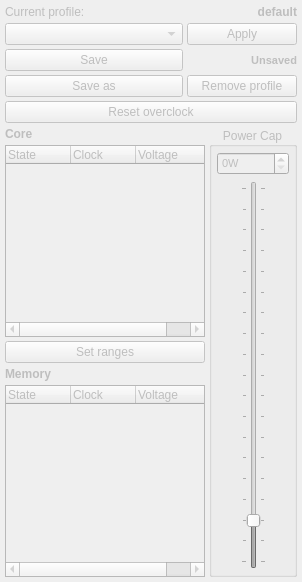
          <widget class="QWidget" name="tab_ocTable">
           <property name="enabled">
            <bool>false</bool>
           </property>
           <attribute name="title">
            <string>States table</string>
           </attribute>
           <layout class="QGridLayout" name="gridLayout_20" columnstretch="0,0,1">
            <property name="leftMargin">
             <number>5</number>
            </property>
            <property name="topMargin">
             <number>5</number>
            </property>
            <property name="rightMargin">
             <number>5</number>
            </property>
            <property name="bottomMargin">
             <number>5</number>
            </property>
            <property name="spacing">
             <number>4</number>
            </property>
            <item row="0" column="0" colspan="2">
             <layout class="QGridLayout" name="gridLayout_13">
              <item row="1" column="1">
               <widget class="QPushButton" name="btn_applyOcTable">
                <property name="maximumSize">
                 <size>
                  <width>110</width>
                  <height>16777215</height>
                 </size>
                </property>
                <property name="text">
                 <string>Apply</string>
                </property>
               </widget>
              </item>
              <item row="0" column="1">
               <widget class="QLabel" name="l_currentOcProfile">
                <property name="font">
                 <font>
                  <weight>75</weight>
                  <bold>true</bold>
                 </font>
                </property>
                <property name="text">
                 <string>default</string>
                </property>
                <property name="alignment">
                 <set>Qt::AlignRight|Qt::AlignTrailing|Qt::AlignVCenter</set>
                </property>
               </widget>
              </item>
              <item row="0" column="0">
               <widget class="QLabel" name="label_19">
                <property name="text">
                 <string>Current profile:</string>
                </property>
               </widget>
              </item>
              <item row="1" column="0">
               <widget class="QComboBox" name="combo_ocProfiles"/>
              </item>
              <item row="2" column="0">
               <widget class="QPushButton" name="btn_saveOcProfile">
                <property name="text">
                 <string>Save</string>
                </property>
               </widget>
              </item>
              <item row="3" column="0">
               <widget class="QPushButton" name="btn_saveOcProfileAs">
                <property name="text">
                 <string>Save as</string>
                </property>
               </widget>
              </item>
              <item row="3" column="1">
               <widget class="QPushButton" name="btn_removeOcProfile">
                <property name="text">
                 <string>Remove profile</string>
                </property>
               </widget>
              </item>
              <item row="4" column="0" colspan="2">
               <widget class="QPushButton" name="btn_resetOcTable">
                <property name="text">
                 <string>Reset overclock</string>
                </property>
               </widget>
              </item>
              <item row="2" column="1">
               <widget class="QLabel" name="l_ocProfileUnsavedInficator">
                <property name="font">
                 <font>
                  <pointsize>8</pointsize>
                  <weight>75</weight>
                  <bold>true</bold>
                 </font>
                </property>
                <property name="text">
                 <string>Unsaved</string>
                </property>
                <property name="alignment">
                 <set>Qt::AlignRight|Qt::AlignTrailing|Qt::AlignVCenter</set>
                </property>
               </widget>
              </item>
             </layout>
            </item>
            <item row="1" column="0">
             <widget class="QLabel" name="l_ocTableTitle">
              <property name="maximumSize">
               <size>
                <width>200</width>
                <height>16777215</height>
               </size>
              </property>
              <property name="font">
               <font>
                <weight>75</weight>
                <bold>true</bold>
               </font>
              </property>
              <property name="text">
               <string>Core</string>
              </property>
             </widget>
            </item>
            <item row="2" column="0">
             <widget class="QTreeWidget" name="list_coreStates">
              <property name="minimumSize">
               <size>
                <width>200</width>
                <height>0</height>
               </size>
              </property>
              <property name="maximumSize">
               <size>
                <width>200</width>
                <height>16777215</height>
               </size>
              </property>
              <property name="alternatingRowColors">
               <bool>false</bool>
              </property>
              <property name="indentation">
               <number>2</number>
              </property>
              <attribute name="headerCascadingSectionResizes">
               <bool>false</bool>
              </attribute>
              <attribute name="headerDefaultSectionSize">
               <number>65</number>
              </attribute>
              <column>
               <property name="text">
                <string>State</string>
               </property>
              </column>
              <column>
               <property name="text">
                <string>Clock</string>
               </property>
              </column>
              <column>
               <property name="text">
                <string>Voltage</string>
               </property>
              </column>
             </widget>
            </item>
            <item row="3" column="0">
             <widget class="QPushButton" name="btn_setOcRanges">
              <property name="text">
               <string>Set ranges</string>
              </property>
             </widget>
            </item>
            <item row="4" column="0">
             <widget class="QLabel" name="l_memOcTableTitle">
              <property name="font">
               <font>
                <weight>75</weight>
                <bold>true</bold>
               </font>
              </property>
              <property name="text">
               <string>Memory</string>
              </property>
             </widget>
            </item>
            <item row="5" column="0">
             <widget class="QTreeWidget" name="list_memStates">
              <property name="maximumSize">
               <size>
                <width>200</width>
                <height>16777215</height>
               </size>
              </property>
              <property name="alternatingRowColors">
               <bool>false</bool>
              </property>
              <property name="indentation">
               <number>0</number>
              </property>
              <attribute name="headerCascadingSectionResizes">
               <bool>false</bool>
              </attribute>
              <attribute name="headerDefaultSectionSize">
               <number>65</number>
              </attribute>
              <column>
               <property name="text">
                <string>State</string>
               </property>
              </column>
              <column>
               <property name="text">
                <string>Clock</string>
               </property>
              </column>
              <column>
               <property name="text">
                <string>Voltage</string>
               </property>
              </column>
             </widget>
            </item>
            <item row="1" column="1" rowspan="5">
             <widget class="QGroupBox" name="group_powerCap">
              <property name="enabled">
               <bool>false</bool>
              </property>
              <property name="title">
               <string>Power Cap</string>
              </property>
              <property name="alignment">
               <set>Qt::AlignCenter</set>
              </property>
              <property name="flat">
               <bool>false</bool>
              </property>
              <layout class="QGridLayout" name="gridLayout_19">
               <property name="leftMargin">
                <number>5</number>
               </property>
               <property name="topMargin">
                <number>5</number>
               </property>
               <property name="rightMargin">
                <number>5</number>
               </property>
               <property name="bottomMargin">
                <number>5</number>
               </property>
               <item row="1" column="2">
                <spacer name="horizontalSpacer_6">
                 <property name="orientation">
                  <enum>Qt::Horizontal</enum>
                 </property>
                 <property name="sizeHint" stdset="0">
                  <size>
                   <width>5</width>
                   <height>20</height>
                  </size>
                 </property>
                </spacer>
               </item>
               <item row="1" column="1">
                <widget class="QSlider" name="slider_powerCap">
                 <property name="minimum">
                  <number>10</number>
                 </property>
                 <property name="maximum">
                  <number>100</number>
                 </property>
                 <property name="value">
                  <number>20</number>
                 </property>
                 <property name="orientation">
                  <enum>Qt::Vertical</enum>
                 </property>
                 <property name="invertedControls">
                  <bool>false</bool>
                 </property>
                 <property name="tickPosition">
                  <enum>QSlider::TicksBothSides</enum>
                 </property>
                 <property name="tickInterval">
                  <number>5</number>
                 </property>
                </widget>
               </item>
               <item row="1" column="0">
                <spacer name="horizontalSpacer_8">
                 <property name="orientation">
                  <enum>Qt::Horizontal</enum>
                 </property>
                 <property name="sizeHint" stdset="0">
                  <size>
                   <width>5</width>
                   <height>20</height>
                  </size>
                 </property>
                </spacer>
               </item>
               <item row="0" column="0" colspan="3">
                <widget class="QSpinBox" name="spin_powerCap">
                 <property name="font">
                  <font>
                   <pointsize>8</pointsize>
                  </font>
                 </property>
                 <property name="suffix">
                  <string>W</string>
                 </property>
                </widget>
               </item>
              </layout>
             </widget>
            </item>
            <item row="0" column="2" rowspan="6">
             <layout class="QVBoxLayout" name="verticalLayout_10"/>
            </item>
           </layout>
          </widget>
